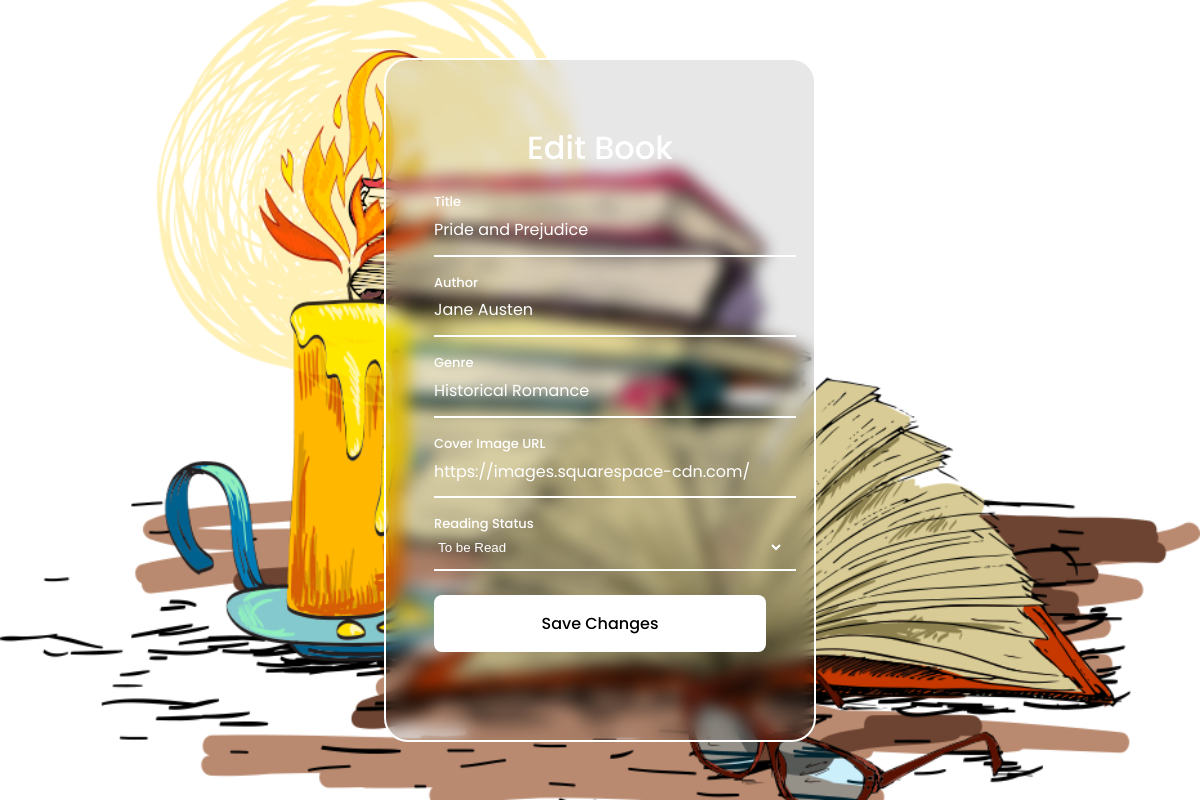
The page /edit_book/1 (signed in) on the database as committed earlier.
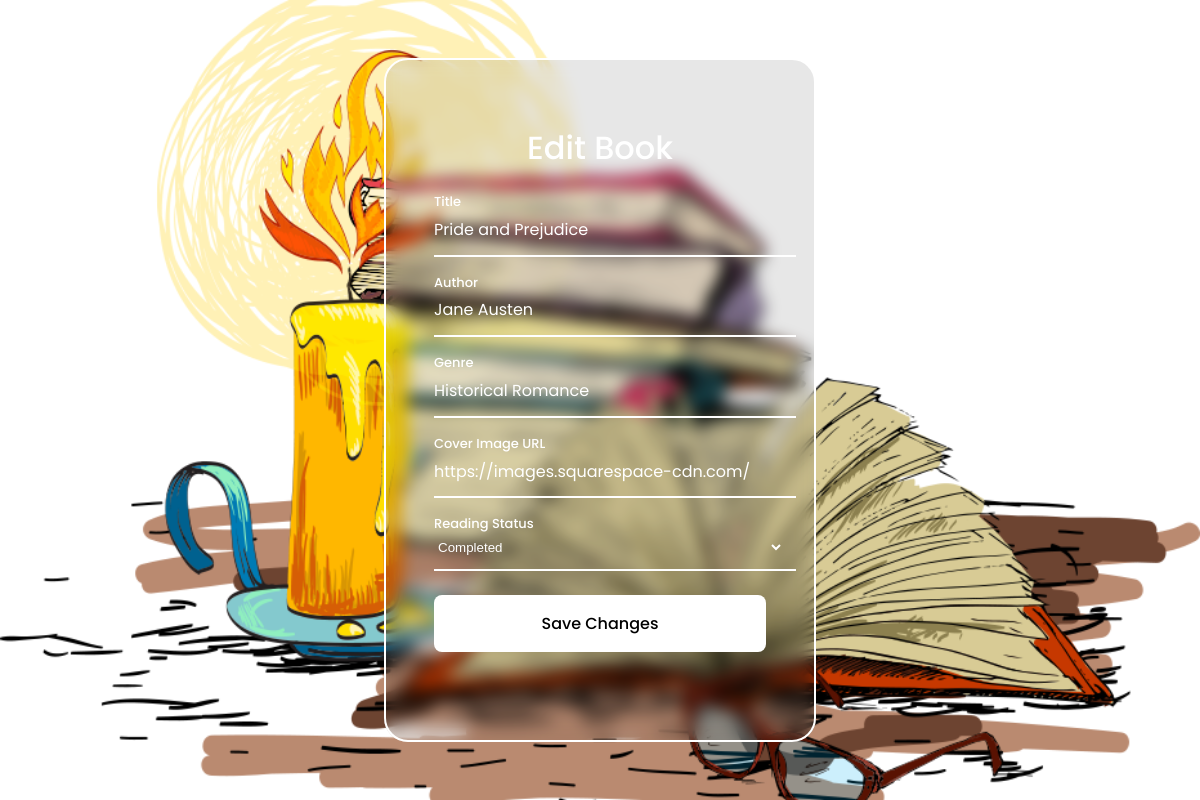
The same page on the database as committed later.
### app.py (models this page shows)
class Book(db.Model):
    id = db.Column(db.Integer, primary_key=True)
    title = db.Column(db.String(100), nullable=False)
    author = db.Column(db.String(100), nullable=False)
    genre = db.Column(db.String(50), nullable=False)
    cover_image = db.Column(db.String(100))
    reading_status = db.Column(db.String(20))  # Added reading status field
    ratings = db.relationship('Rating', backref='book', lazy=True)
    reviews = db.relationship('Review', backref='book', lazy=True)

### app.py (the view, shortened to what this page needs)
@app.route('/edit_book/<int:id>', methods=['GET', 'POST'])
@login_required
def edit_book(id):
    book = Book.query.get_or_404(id)
    return render_template('edit_book.html', book=book)

### app.py (called while the page is built)
@login_manager.user_loader
def load_user(user_id):
    return User.query.get(int(user_id))

### templates/edit_book.html (shortened to what this page needs)
<!DOCTYPE html>
   <html lang="en">
   <head>
      <link href="https://cdn.jsdelivr.net/npm/remixicon@2.5.0/fonts/remixicon.css" rel="stylesheet">
      <link rel="stylesheet" href="{{ url_for('static', filename='css/style.css') }}">
   </head>
   <body>
      <div class="login">
         <img src="{{ url_for('static', filename='image/login-bg.png') }}" alt="Login image" class="login__img">
         <form action="{{ url_for('edit_book', id=book.id) }}" method="post" class="login__form">
            <h1 class="login__title">Edit Book</h1>
            <div class="login__content">
               <div class="login__box">
                  <div class="login__box-input">
                     <input type="text" id="title" name="title" required class="login__input"  value="{{book.title}}">
                     <label for="title" class="add__label">Title</label>
                  </div>
               </div>
               <div class="login__box">
                  <div class="login__box-input">
                     <input type="text" name="author" required class="login__input" id="author" value="{{book.author}}">
                     <label for="author" class="add__label">Author</label>
                  </div>
               </div>
               <div class="login__box">
                <div class="login__box-input">
                   <input type="text" name="genre" required class="login__input" id="genre" value="{{book.genre}}">
                   <label for="genre" class="add__label">Genre</label>
                </div>
             </div>
             <div class="login__box">
                <div class="login__box-input">
                   <input type="text" name="cover_image" class="login__input" id="cover_image" value="{{book.cover_image}}">
                   <label for="cover_image" class="add__label">Cover Image URL</label>
                </div>
             </div>
             <div class="login__box">
                <div class="login__box-input">
                   <select id="reading_status" name="reading_status" class="login__input" style="width: 350px;border: none;">
                        <option value="To be Read" {% if book.reading_status == 'To be Read' %} selected {% endif %}>To be Read</option>
                        <option value="Completed" {% if book.reading_status == 'Completed' %} selected {% endif %}>Completed</option>
                   </select>
                   <label for="reading_status" class="add__label">Reading Status</label>
                </div>
             </div>
            </div>
            <button type="submit" class="login__button">Save Changes</button>
         </form>
      </div>
   </body>
</html>

Rows that differ between the two databases and show on the page:
changed Book "Pride and Prejudice": reading_status (not shown) → "Completed"
Other text that changed with them:
form field reading_status: "To be Read" → (not shown)
